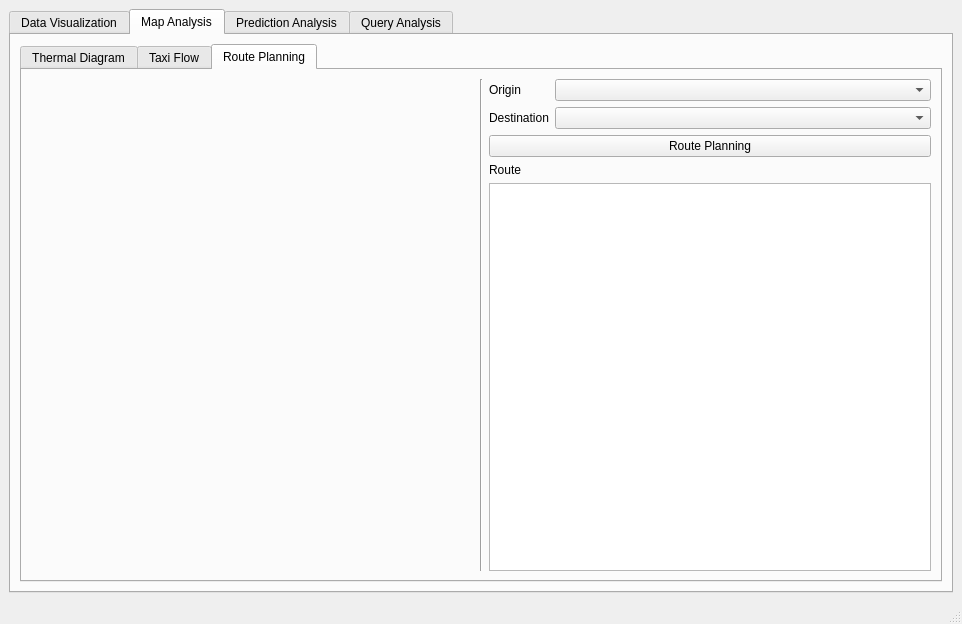
<?xml version="1.0" encoding="UTF-8"?>
<ui version="4.0">
 <class>MainWindow</class>
 <widget class="QMainWindow" name="MainWindow">
  <property name="geometry">
   <rect>
    <x>0</x>
    <y>0</y>
    <width>962</width>
    <height>624</height>
   </rect>
  </property>
  <property name="windowTitle">
   <string>MainWindow</string>
  </property>
  <widget class="QWidget" name="centralwidget">
   <layout class="QVBoxLayout" name="verticalLayout">
    <item>
     <widget class="QTabWidget" name="tabWidget">
      <property name="layoutDirection">
       <enum>Qt::LeftToRight</enum>
      </property>
      <property name="autoFillBackground">
       <bool>false</bool>
      </property>
      <property name="styleSheet">
       <string notr="true">QTabWidget::tab-bar { alignment: center; } </string>
      </property>
      <property name="currentIndex">
       <number>1</number>
      </property>
      <widget class="QWidget" name="tab">
       <attribute name="title">
        <string>Data Visualization</string>
       </attribute>
       <layout class="QVBoxLayout" name="verticalLayout_2">
        <item>
         <layout class="QHBoxLayout" name="horizontalLayout_2">
          <item>
           <widget class="QLabel" name="label">
            <property name="text">
             <string>From</string>
            </property>
           </widget>
          </item>
          <item>
           <widget class="QDateTimeEdit" name="dateTimeEdit">
            <property name="sizePolicy">
             <sizepolicy hsizetype="Expanding" vsizetype="Fixed">
              <horstretch>0</horstretch>
              <verstretch>0</verstretch>
             </sizepolicy>
            </property>
           </widget>
          </item>
          <item>
           <spacer name="horizontalSpacer">
            <property name="orientation">
             <enum>Qt::Horizontal</enum>
            </property>
            <property name="sizeType">
             <enum>QSizePolicy::Preferred</enum>
            </property>
            <property name="sizeHint" stdset="0">
             <size>
              <width>40</width>
              <height>20</height>
             </size>
            </property>
           </spacer>
          </item>
          <item>
           <widget class="QLabel" name="label_2">
            <property name="text">
             <string>To</string>
            </property>
           </widget>
          </item>
          <item>
           <widget class="QDateTimeEdit" name="dateTimeEdit_2">
            <property name="sizePolicy">
             <sizepolicy hsizetype="Expanding" vsizetype="Fixed">
              <horstretch>0</horstretch>
              <verstretch>0</verstretch>
             </sizepolicy>
            </property>
           </widget>
          </item>
          <item>
           <spacer name="horizontalSpacer_2">
            <property name="orientation">
             <enum>Qt::Horizontal</enum>
            </property>
            <property name="sizeType">
             <enum>QSizePolicy::Preferred</enum>
            </property>
            <property name="sizeHint" stdset="0">
             <size>
              <width>40</width>
              <height>20</height>
             </size>
            </property>
           </spacer>
          </item>
          <item>
           <widget class="QLabel" name="label_3">
            <property name="text">
             <string>Step</string>
            </property>
           </widget>
          </item>
          <item>
           <widget class="QSpinBox" name="spinBox">
            <property name="sizePolicy">
             <sizepolicy hsizetype="Expanding" vsizetype="Fixed">
              <horstretch>0</horstretch>
              <verstretch>0</verstretch>
             </sizepolicy>
            </property>
           </widget>
          </item>
         </layout>
        </item>
        <item>
         <widget class="QTabWidget" name="tabWidget_2">
          <property name="currentIndex">
           <number>2</number>
          </property>
          <widget class="QWidget" name="tab_3">
           <attribute name="title">
            <string>Demand Pattern</string>
           </attribute>
           <layout class="QGridLayout" name="gridLayout_5">
            <item row="0" column="1">
             <widget class="Line" name="line">
              <property name="orientation">
               <enum>Qt::Vertical</enum>
              </property>
             </widget>
            </item>
            <item row="1" column="0" colspan="3">
             <layout class="QHBoxLayout" name="horizontalLayout">
              <item>
               <widget class="QLabel" name="label_4">
                <property name="text">
                 <string>TimeLine</string>
                </property>
               </widget>
              </item>
              <item>
               <widget class="QSlider" name="horizontalSlider">
                <property name="orientation">
                 <enum>Qt::Horizontal</enum>
                </property>
               </widget>
              </item>
             </layout>
            </item>
            <item row="0" column="2">
             <widget class="QWidget" name="gridWidget_3" native="true">
              <property name="sizePolicy">
               <sizepolicy hsizetype="Preferred" vsizetype="Expanding">
                <horstretch>0</horstretch>
                <verstretch>0</verstretch>
               </sizepolicy>
              </property>
              <layout class="QGridLayout" name="gridLayout_2"/>
             </widget>
            </item>
            <item row="0" column="0">
             <widget class="QWidget" name="gridWidget_2" native="true">
              <property name="sizePolicy">
               <sizepolicy hsizetype="Preferred" vsizetype="Expanding">
                <horstretch>0</horstretch>
                <verstretch>0</verstretch>
               </sizepolicy>
              </property>
              <layout class="QGridLayout" name="gridLayout"/>
             </widget>
            </item>
           </layout>
          </widget>
          <widget class="QWidget" name="tab_4">
           <attribute name="title">
            <string>Distribution</string>
           </attribute>
           <layout class="QGridLayout" name="gridLayout_4">
            <item row="0" column="0">
             <widget class="QWidget" name="gridWidget_4" native="true">
              <layout class="QGridLayout" name="gridLayout_3"/>
             </widget>
            </item>
           </layout>
          </widget>
          <widget class="QWidget" name="tab_5">
           <attribute name="title">
            <string>Revenue</string>
           </attribute>
           <layout class="QGridLayout" name="gridLayout_7">
            <item row="1" column="0">
             <layout class="QHBoxLayout" name="horizontalLayout_5">
              <item>
               <widget class="QLabel" name="label_5">
                <property name="text">
                 <string>TimeLine</string>
                </property>
               </widget>
              </item>
              <item>
               <widget class="QSlider" name="horizontalSlider_2">
                <property name="orientation">
                 <enum>Qt::Horizontal</enum>
                </property>
               </widget>
              </item>
             </layout>
            </item>
            <item row="0" column="0">
             <widget class="QWidget" name="gridWidget_5" native="true">
              <property name="sizePolicy">
               <sizepolicy hsizetype="Preferred" vsizetype="Expanding">
                <horstretch>0</horstretch>
                <verstretch>0</verstretch>
               </sizepolicy>
              </property>
              <layout class="QGridLayout" name="gridLayout_6"/>
             </widget>
            </item>
           </layout>
          </widget>
         </widget>
        </item>
       </layout>
      </widget>
      <widget class="QWidget" name="tab_2">
       <attribute name="title">
        <string>Map Analysis</string>
       </attribute>
       <layout class="QGridLayout" name="gridLayout_8">
        <item row="0" column="0">
         <widget class="QTabWidget" name="tabWidget_3">
          <property name="currentIndex">
           <number>2</number>
          </property>
          <widget class="QWidget" name="tab_8">
           <attribute name="title">
            <string>Thermal Diagram</string>
           </attribute>
           <layout class="QGridLayout" name="gridLayout_9">
            <item row="0" column="0" colspan="3">
             <layout class="QHBoxLayout" name="horizontalLayout_3">
              <item>
               <widget class="QLabel" name="label_6">
                <property name="text">
                 <string>From</string>
                </property>
               </widget>
              </item>
              <item>
               <widget class="QDateTimeEdit" name="dateTimeEdit_3">
                <property name="sizePolicy">
                 <sizepolicy hsizetype="Expanding" vsizetype="Fixed">
                  <horstretch>0</horstretch>
                  <verstretch>0</verstretch>
                 </sizepolicy>
                </property>
               </widget>
              </item>
              <item>
               <spacer name="horizontalSpacer_3">
                <property name="orientation">
                 <enum>Qt::Horizontal</enum>
                </property>
                <property name="sizeType">
                 <enum>QSizePolicy::Preferred</enum>
                </property>
                <property name="sizeHint" stdset="0">
                 <size>
                  <width>40</width>
                  <height>20</height>
                 </size>
                </property>
               </spacer>
              </item>
              <item>
               <widget class="QLabel" name="label_7">
                <property name="text">
                 <string>To</string>
                </property>
               </widget>
              </item>
              <item>
               <widget class="QDateTimeEdit" name="dateTimeEdit_4">
                <property name="sizePolicy">
                 <sizepolicy hsizetype="Expanding" vsizetype="Fixed">
                  <horstretch>0</horstretch>
                  <verstretch>0</verstretch>
                 </sizepolicy>
                </property>
               </widget>
              </item>
              <item>
               <spacer name="horizontalSpacer_4">
                <property name="orientation">
                 <enum>Qt::Horizontal</enum>
                </property>
                <property name="sizeType">
                 <enum>QSizePolicy::Preferred</enum>
                </property>
                <property name="sizeHint" stdset="0">
                 <size>
                  <width>40</width>
                  <height>20</height>
                 </size>
                </property>
               </spacer>
              </item>
              <item>
               <widget class="QLabel" name="label_8">
                <property name="text">
                 <string>Step</string>
                </property>
               </widget>
              </item>
              <item>
               <widget class="QSpinBox" name="spinBox_2">
                <property name="sizePolicy">
                 <sizepolicy hsizetype="Expanding" vsizetype="Fixed">
                  <horstretch>0</horstretch>
                  <verstretch>0</verstretch>
                 </sizepolicy>
                </property>
               </widget>
              </item>
             </layout>
            </item>
            <item row="5" column="0" colspan="3">
             <layout class="QHBoxLayout" name="horizontalLayout_6">
              <item>
               <widget class="QLabel" name="label_9">
                <property name="text">
                 <string>TimeLine</string>
                </property>
               </widget>
              </item>
              <item>
               <widget class="QSlider" name="horizontalSlider_3">
                <property name="orientation">
                 <enum>Qt::Horizontal</enum>
                </property>
               </widget>
              </item>
             </layout>
            </item>
            <item row="3" column="1">
             <widget class="Line" name="line_2">
              <property name="orientation">
               <enum>Qt::Vertical</enum>
              </property>
             </widget>
            </item>
            <item row="3" column="0">
             <widget class="QWidget" name="gridWidget_3" native="true">
              <property name="sizePolicy">
               <sizepolicy hsizetype="Preferred" vsizetype="Expanding">
                <horstretch>0</horstretch>
                <verstretch>0</verstretch>
               </sizepolicy>
              </property>
              <layout class="QGridLayout" name="gridLayout_10"/>
             </widget>
            </item>
            <item row="3" column="2">
             <widget class="QWidget" name="gridWidget_4" native="true">
              <property name="sizePolicy">
               <sizepolicy hsizetype="Preferred" vsizetype="Expanding">
                <horstretch>0</horstretch>
                <verstretch>0</verstretch>
               </sizepolicy>
              </property>
              <layout class="QGridLayout" name="gridLayout_11"/>
             </widget>
            </item>
           </layout>
          </widget>
          <widget class="QWidget" name="tab_9">
           <attribute name="title">
            <string>Taxi Flow</string>
           </attribute>
           <layout class="QGridLayout" name="gridLayout_13">
            <item row="0" column="0">
             <layout class="QGridLayout" name="gridLayout_12"/>
            </item>
           </layout>
          </widget>
          <widget class="QWidget" name="tab_10">
           <attribute name="title">
            <string>Route Planning</string>
           </attribute>
           <layout class="QGridLayout" name="gridLayout_16">
            <item row="0" column="1">
             <widget class="Line" name="line_3">
              <property name="orientation">
               <enum>Qt::Vertical</enum>
              </property>
             </widget>
            </item>
            <item row="0" column="2">
             <layout class="QGridLayout" name="gridLayout_15">
              <item row="5" column="0" colspan="2">
               <widget class="QListWidget" name="listWidget">
                <property name="sizePolicy">
                 <sizepolicy hsizetype="Preferred" vsizetype="Expanding">
                  <horstretch>0</horstretch>
                  <verstretch>0</verstretch>
                 </sizepolicy>
                </property>
               </widget>
              </item>
              <item row="1" column="0" colspan="2">
               <layout class="QFormLayout" name="formLayout">
                <item row="0" column="0">
                 <widget class="QLabel" name="label_11">
                  <property name="text">
                   <string>Origin</string>
                  </property>
                 </widget>
                </item>
                <item row="0" column="1">
                 <widget class="QComboBox" name="comboBox"/>
                </item>
                <item row="1" column="0">
                 <widget class="QLabel" name="label_10">
                  <property name="text">
                   <string>Destination</string>
                  </property>
                 </widget>
                </item>
                <item row="1" column="1">
                 <widget class="QComboBox" name="comboBox_2"/>
                </item>
               </layout>
              </item>
              <item row="3" column="0">
               <widget class="QLabel" name="label_12">
                <property name="text">
                 <string>Route</string>
                </property>
               </widget>
              </item>
              <item row="2" column="0" colspan="2">
               <widget class="QPushButton" name="pushButton">
                <property name="text">
                 <string>Route Planning</string>
                </property>
               </widget>
              </item>
             </layout>
            </item>
            <item row="0" column="0">
             <widget class="QWidget" name="gridWidget_4" native="true">
              <layout class="QGridLayout" name="gridLayout_14"/>
             </widget>
            </item>
           </layout>
          </widget>
         </widget>
        </item>
       </layout>
      </widget>
      <widget class="QWidget" name="tab_6">
       <attribute name="title">
        <string>Prediction Analysis</string>
       </attribute>
       <layout class="QGridLayout" name="gridLayout_17">
        <item row="0" column="0">
         <widget class="QTabWidget" name="tabWidget_4">
          <property name="currentIndex">
           <number>0</number>
          </property>
          <widget class="QWidget" name="tab_11">
           <attribute name="title">
            <string>Route Based Prediction</string>
           </attribute>
          </widget>
          <widget class="QWidget" name="tab_12">
           <attribute name="title">
            <string>Space Based Prediction</string>
           </attribute>
          </widget>
         </widget>
        </item>
       </layout>
      </widget>
      <widget class="QWidget" name="tab_7">
       <attribute name="title">
        <string>Query Analysis</string>
       </attribute>
       <layout class="QGridLayout" name="gridLayout_19">
        <item row="0" column="0">
         <spacer name="horizontalSpacer_5">
          <property name="orientation">
           <enum>Qt::Horizontal</enum>
          </property>
          <property name="sizeType">
           <enum>QSizePolicy::Expanding</enum>
          </property>
          <property name="sizeHint" stdset="0">
           <size>
            <width>40</width>
            <height>20</height>
           </size>
          </property>
         </spacer>
        </item>
        <item row="0" column="6">
         <spacer name="horizontalSpacer_6">
          <property name="orientation">
           <enum>Qt::Horizontal</enum>
          </property>
          <property name="sizeType">
           <enum>QSizePolicy::Expanding</enum>
          </property>
          <property name="sizeHint" stdset="0">
           <size>
            <width>40</width>
            <height>20</height>
           </size>
          </property>
         </spacer>
        </item>
        <item row="0" column="2">
         <layout class="QGridLayout" name="gridLayout_18">
          <item row="0" column="1">
           <widget class="QDateTimeEdit" name="dateTimeEdit_5">
            <property name="sizePolicy">
             <sizepolicy hsizetype="Preferred" vsizetype="Fixed">
              <horstretch>0</horstretch>
              <verstretch>0</verstretch>
             </sizepolicy>
            </property>
           </widget>
          </item>
          <item row="2" column="2" colspan="2">
           <widget class="QPushButton" name="pushButton_2">
            <property name="text">
             <string>Search</string>
            </property>
           </widget>
          </item>
          <item row="1" column="1">
           <widget class="QComboBox" name="comboBox_3"/>
          </item>
          <item row="1" column="3">
           <widget class="QComboBox" name="comboBox_4"/>
          </item>
          <item row="1" column="0">
           <widget class="QLabel" name="label_15">
            <property name="text">
             <string>Origin</string>
            </property>
           </widget>
          </item>
          <item row="2" column="1">
           <widget class="QDoubleSpinBox" name="doubleSpinBox"/>
          </item>
          <item row="0" column="0">
           <widget class="QLabel" name="label_13">
            <property name="text">
             <string>StartTime</string>
            </property>
           </widget>
          </item>
          <item row="0" column="3">
           <widget class="QDateTimeEdit" name="dateTimeEdit_6">
            <property name="sizePolicy">
             <sizepolicy hsizetype="Preferred" vsizetype="Fixed">
              <horstretch>0</horstretch>
              <verstretch>0</verstretch>
             </sizepolicy>
            </property>
           </widget>
          </item>
          <item row="4" column="0" colspan="4">
           <widget class="QTableWidget" name="tableWidget"/>
          </item>
          <item row="1" column="2">
           <widget class="QLabel" name="label_16">
            <property name="text">
             <string>Destination</string>
            </property>
           </widget>
          </item>
          <item row="0" column="2">
           <widget class="QLabel" name="label_14">
            <property name="text">
             <string>EndTime</string>
            </property>
           </widget>
          </item>
          <item row="2" column="0">
           <widget class="QLabel" name="label_17">
            <property name="text">
             <string>Fee</string>
            </property>
           </widget>
          </item>
          <item row="3" column="0" colspan="2">
           <widget class="QLabel" name="label_18">
            <property name="text">
             <string>Retrieve Orders</string>
            </property>
           </widget>
          </item>
         </layout>
        </item>
       </layout>
      </widget>
     </widget>
    </item>
   </layout>
  </widget>
  <widget class="QMenuBar" name="menubar">
   <property name="geometry">
    <rect>
     <x>0</x>
     <y>0</y>
     <width>962</width>
     <height>22</height>
    </rect>
   </property>
  </widget>
  <widget class="QStatusBar" name="statusbar"/>
 </widget>
 <resources/>
 <connections/>
</ui>
